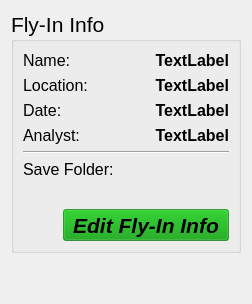
         <widget class="QFrame" name="frame_4">
          <property name="frameShape">
           <enum>QFrame::NoFrame</enum>
          </property>
          <property name="frameShadow">
           <enum>QFrame::Raised</enum>
          </property>
          <layout class="QVBoxLayout" name="verticalLayout_9">
           <item>
            <widget class="QGroupBox" name="groupBoxAppInfo_3">
             <property name="sizePolicy">
              <sizepolicy hsizetype="Preferred" vsizetype="Fixed">
               <horstretch>0</horstretch>
               <verstretch>0</verstretch>
              </sizepolicy>
             </property>
             <property name="font">
              <font>
               <pointsize>16</pointsize>
               <weight>50</weight>
               <italic>false</italic>
               <bold>false</bold>
              </font>
             </property>
             <property name="title">
              <string>Fly-In Info</string>
             </property>
             <property name="flat">
              <bool>false</bool>
             </property>
             <property name="checkable">
              <bool>false</bool>
             </property>
             <layout class="QVBoxLayout" name="verticalLayout_4">
              <item>
               <layout class="QHBoxLayout" name="horizontalLayout_7">
                <item>
                 <widget class="QLabel" name="label_4">
                  <property name="sizePolicy">
                   <sizepolicy hsizetype="Expanding" vsizetype="Preferred">
                    <horstretch>0</horstretch>
                    <verstretch>0</verstretch>
                   </sizepolicy>
                  </property>
                  <property name="minimumSize">
                   <size>
                    <width>0</width>
                    <height>0</height>
                   </size>
                  </property>
                  <property name="font">
                   <font>
                    <pointsize>12</pointsize>
                   </font>
                  </property>
                  <property name="text">
                   <string>Name:</string>
                  </property>
                 </widget>
                </item>
                <item>
                 <widget class="QLabel" name="labelEvent">
                  <property name="sizePolicy">
                   <sizepolicy hsizetype="Expanding" vsizetype="Expanding">
                    <horstretch>0</horstretch>
                    <verstretch>0</verstretch>
                   </sizepolicy>
                  </property>
                  <property name="maximumSize">
                   <size>
                    <width>16777215</width>
                    <height>16777215</height>
                   </size>
                  </property>
                  <property name="font">
                   <font>
                    <pointsize>12</pointsize>
                    <weight>75</weight>
                    <bold>true</bold>
                   </font>
                  </property>
                  <property name="text">
                   <string>TextLabel</string>
                  </property>
                  <property name="alignment">
                   <set>Qt::AlignRight|Qt::AlignTrailing|Qt::AlignVCenter</set>
                  </property>
                  <property name="wordWrap">
                   <bool>true</bool>
                  </property>
                 </widget>
                </item>
               </layout>
              </item>
              <item>
               <layout class="QHBoxLayout" name="horizontalLayout_24">
                <item>
                 <widget class="QLabel" name="label_11">
                  <property name="sizePolicy">
                   <sizepolicy hsizetype="Expanding" vsizetype="Preferred">
                    <horstretch>0</horstretch>
                    <verstretch>0</verstretch>
                   </sizepolicy>
                  </property>
                  <property name="minimumSize">
                   <size>
                    <width>0</width>
                    <height>0</height>
                   </size>
                  </property>
                  <property name="font">
                   <font>
                    <pointsize>12</pointsize>
                   </font>
                  </property>
                  <property name="text">
                   <string>Location:</string>
                  </property>
                 </widget>
                </item>
                <item>
                 <widget class="QLabel" name="labelLocation">
                  <property name="sizePolicy">
                   <sizepolicy hsizetype="Expanding" vsizetype="Preferred">
                    <horstretch>0</horstretch>
                    <verstretch>0</verstretch>
                   </sizepolicy>
                  </property>
                  <property name="font">
                   <font>
                    <pointsize>12</pointsize>
                    <weight>75</weight>
                    <bold>true</bold>
                   </font>
                  </property>
                  <property name="text">
                   <string>TextLabel</string>
                  </property>
                  <property name="alignment">
                   <set>Qt::AlignRight|Qt::AlignTrailing|Qt::AlignVCenter</set>
                  </property>
                 </widget>
                </item>
               </layout>
              </item>
              <item>
               <layout class="QHBoxLayout" name="horizontalLayout_25">
                <item>
                 <widget class="QLabel" name="label_18">
                  <property name="sizePolicy">
                   <sizepolicy hsizetype="Expanding" vsizetype="Preferred">
                    <horstretch>0</horstretch>
                    <verstretch>0</verstretch>
                   </sizepolicy>
                  </property>
                  <property name="minimumSize">
                   <size>
                    <width>0</width>
                    <height>0</height>
                   </size>
                  </property>
                  <property name="font">
                   <font>
                    <pointsize>12</pointsize>
                   </font>
                  </property>
                  <property name="text">
                   <string>Date:</string>
                  </property>
                 </widget>
                </item>
                <item>
                 <widget class="QLabel" name="labelDate">
                  <property name="sizePolicy">
                   <sizepolicy hsizetype="Expanding" vsizetype="Preferred">
                    <horstretch>0</horstretch>
                    <verstretch>0</verstretch>
                   </sizepolicy>
                  </property>
                  <property name="font">
                   <font>
                    <pointsize>12</pointsize>
                    <weight>75</weight>
                    <bold>true</bold>
                   </font>
                  </property>
                  <property name="text">
                   <string>TextLabel</string>
                  </property>
                  <property name="alignment">
                   <set>Qt::AlignRight|Qt::AlignTrailing|Qt::AlignVCenter</set>
                  </property>
                 </widget>
                </item>
               </layout>
              </item>
              <item>
               <layout class="QHBoxLayout" name="horizontalLayout_29">
                <item>
                 <widget class="QLabel" name="labelPilot_11">
                  <property name="sizePolicy">
                   <sizepolicy hsizetype="Expanding" vsizetype="Preferred">
                    <horstretch>0</horstretch>
                    <verstretch>0</verstretch>
                   </sizepolicy>
                  </property>
                  <property name="minimumSize">
                   <size>
                    <width>0</width>
                    <height>0</height>
                   </size>
                  </property>
                  <property name="font">
                   <font>
                    <pointsize>12</pointsize>
                   </font>
                  </property>
                  <property name="text">
                   <string>Analyst:</string>
                  </property>
                 </widget>
                </item>
                <item>
                 <widget class="QLabel" name="labelAnalyst">
                  <property name="sizePolicy">
                   <sizepolicy hsizetype="Expanding" vsizetype="Preferred">
                    <horstretch>0</horstretch>
                    <verstretch>0</verstretch>
                   </sizepolicy>
                  </property>
                  <property name="font">
                   <font>
                    <pointsize>12</pointsize>
                    <weight>75</weight>
                    <bold>true</bold>
                   </font>
                  </property>
                  <property name="text">
                   <string>TextLabel</string>
                  </property>
                  <property name="alignment">
                   <set>Qt::AlignRight|Qt::AlignTrailing|Qt::AlignVCenter</set>
                  </property>
                 </widget>
                </item>
               </layout>
              </item>
              <item>
               <widget class="Line" name="line_4">
                <property name="orientation">
                 <enum>Qt::Horizontal</enum>
                </property>
               </widget>
              </item>
              <item>
               <layout class="QHBoxLayout" name="horizontalLayout_32">
                <item>
                 <widget class="QLabel" name="labelPilot_17">
                  <property name="sizePolicy">
                   <sizepolicy hsizetype="Expanding" vsizetype="Preferred">
                    <horstretch>0</horstretch>
                    <verstretch>0</verstretch>
                   </sizepolicy>
                  </property>
                  <property name="minimumSize">
                   <size>
                    <width>0</width>
                    <height>0</height>
                   </size>
                  </property>
                  <property name="font">
                   <font>
                    <pointsize>12</pointsize>
                   </font>
                  </property>
                  <property name="text">
                   <string>Save Folder:</string>
                  </property>
                 </widget>
                </item>
               </layout>
              </item>
              <item>
               <widget class="QLabel" name="labelSaveFolder">
                <property name="sizePolicy">
                 <sizepolicy hsizetype="Expanding" vsizetype="Preferred">
                  <horstretch>0</horstretch>
                  <verstretch>0</verstretch>
                 </sizepolicy>
                </property>
                <property name="maximumSize">
                 <size>
                  <width>160</width>
                  <height>16777215</height>
                 </size>
                </property>
                <property name="font">
                 <font>
                  <pointsize>12</pointsize>
                  <weight>75</weight>
                  <bold>true</bold>
                 </font>
                </property>
                <property name="text">
                 <string/>
                </property>
                <property name="alignment">
                 <set>Qt::AlignRight|Qt::AlignTrailing|Qt::AlignVCenter</set>
                </property>
                <property name="wordWrap">
                 <bool>true</bool>
                </property>
               </widget>
              </item>
              <item>
               <layout class="QHBoxLayout" name="horizontalLayout_34">
                <item>
                 <spacer name="horizontalSpacer_4">
                  <property name="orientation">
                   <enum>Qt::Horizontal</enum>
                  </property>
                  <property name="sizeHint" stdset="0">
                   <size>
                    <width>40</width>
                    <height>20</height>
                   </size>
                  </property>
                 </spacer>
                </item>
                <item>
                 <widget class="QToolButton" name="buttonEditFlyinInfo">
                  <property name="font">
                   <font>
                    <weight>75</weight>
                    <italic>true</italic>
                    <bold>true</bold>
                   </font>
                  </property>
                  <property name="toolTip">
                   <string extracomment="Edit This"/>
                  </property>
                  <property name="toolTipDuration">
                   <number>-1</number>
                  </property>
                  <property name="layoutDirection">
                   <enum>Qt::LeftToRight</enum>
                  </property>
                  <property name="styleSheet">
                   <string notr="true">background-color: rgba(0, 152, 0, 153)</string>
                  </property>
                  <property name="text">
                   <string>Edit Fly-In Info</string>
                  </property>
                  <property name="icon">
                   <iconset>
                    <normalon>resources/edit-alt-512.webp</normalon>
                   </iconset>
                  </property>
                  <property name="popupMode">
                   <enum>QToolButton::DelayedPopup</enum>
                  </property>
                  <property name="toolButtonStyle">
                   <enum>Qt::ToolButtonTextBesideIcon</enum>
                  </property>
                  <property name="autoRaise">
                   <bool>false</bool>
                  </property>
                  <property name="arrowType">
                   <enum>Qt::NoArrow</enum>
                  </property>
                 </widget>
                </item>
               </layout>
              </item>
             </layout>
            </widget>
           </item>
           <item>
            <spacer name="verticalSpacer_8">
             <property name="orientation">
              <enum>Qt::Vertical</enum>
             </property>
             <property name="sizeHint" stdset="0">
              <size>
               <width>20</width>
               <height>40</height>
              </size>
             </property>
            </spacer>
           </item>
          </layout>
         </widget>
